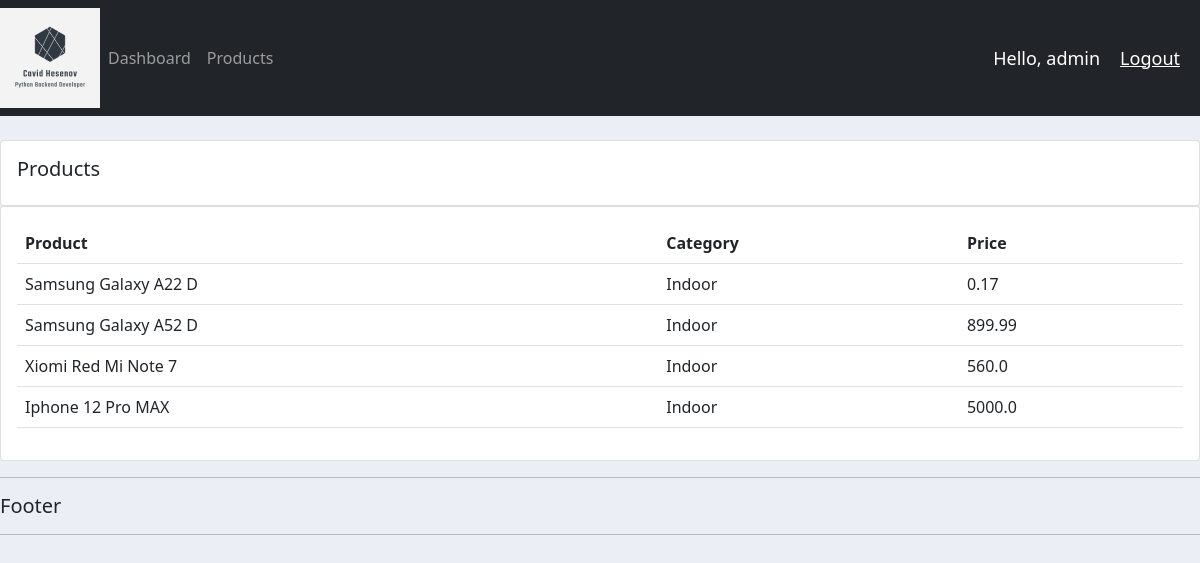
Screenshot of /products/ (signed in) with the database file from the repository.
### accounts/models.py (models this page shows, shortened)
class Product(models.Model):
    CATEGORY = (
        ('Indoor','Indoor'),
        ('Out Door','Out Door'),
    )
    name = models.CharField(max_length=20,blank=True,null=True)
    price = models.FloatField(blank=True,null=True)
    category =models.CharField(max_length=20,blank=True,null=True,choices=CATEGORY)
    description =models.TextField(blank=True,null=True)
    data_created = models.DateTimeField(auto_now_add=True)
    tags = models.ManyToManyField(Tag)

### accounts/decorators.py (the view)
        def wrapper_func(request,*args,**kwargs):
            group = None
            if request.user.groups.exists():
                group= request.user.groups.all()[0].name
            if group in allowed_roles:
                return view_func(request,*args,**kwargs)
            else:
                return HttpResponse('You are not authorized to view this page')

### accounts/views.py (called while the page is built)
@login_required(login_url='login')
@allowed_users(allowed_roles=['admin'])
def products(request):
    products = Product.objects.all()#butun productlari gosterir
    return render(request,'accounts/products.html',{'products':products})

### accounts/templates/accounts/products.html
{% extends 'accounts/main.html' %}
{% block content %}
<br>
		<div class="row">
			<div class="col-md">
				<div class="card card-body">
					<h5>Products</h5>
				</div>
				<div class="card card-body">
					<table class="table">
						<tr>
							<th>Product</th>
							<th>Category</th>
							<th>Price</th>
						</tr>
						{% for i in products %}
							<tr>
								<td>{{i.name}}</td>
								<td>{{i.category}}</td>
								<td>{{i.price}}</td>
							</tr>
						{% endfor %}
					</table>
				</div>
			</div>
		</div>
{% endblock %}

### accounts/templates/accounts/navbar.html (shortened to what this page needs)
{% load static %}
{% load static %}
<nav class="navbar navbar-expand-lg navbar-dark bg-dark">
 <img src="{% static 'images/logo.png' %}">
  <div class="collapse navbar-collapse" id="navbarNav">
    <ul class="navbar-nav">
      {% if request.user.is_staff %}
      <li class="nav-item active">
        <a class="nav-link" href="{% url 'home' %}">Dashboard</a>
      </li>
      <li class="nav-item">
        <a class="nav-link" href="{% url 'products' %}">Products</a>
      </li>
      {% else %}
      <li class="nav-item">
        <a class="nav-link" href="{% url 'account' %}">Settings</a>
      </li>
      {% endif %}
    </ul>
  </div>
  <span class="hello-msg">Hello, {{request.user}}</span>
  <span ><a  class="hello-msg" href="{% url 'logout' %}">Logout</a></span>
</nav>

### static/css/main.css (style rules this page uses)
body { background-color: #ebeff5; }

### accounts/templates/accounts/navbar.html (style rules this page uses)
.hello-msg { font-size: 18px; color: #fff; margin-right: 20px; }

### rows the page displays
Product: name "Samsung Galaxy A22 D", category "Indoor", price "0.17"
Product: name "Samsung Galaxy A52 D", category "Indoor", price "899.99"
Product: name "Xiomi Red Mi Note 7", category "Indoor", price "560.0"
Product: name "Iphone 12 Pro MAX", category "Indoor", price "5000.0"

### other values shown
{{ request.user }} "admin"
